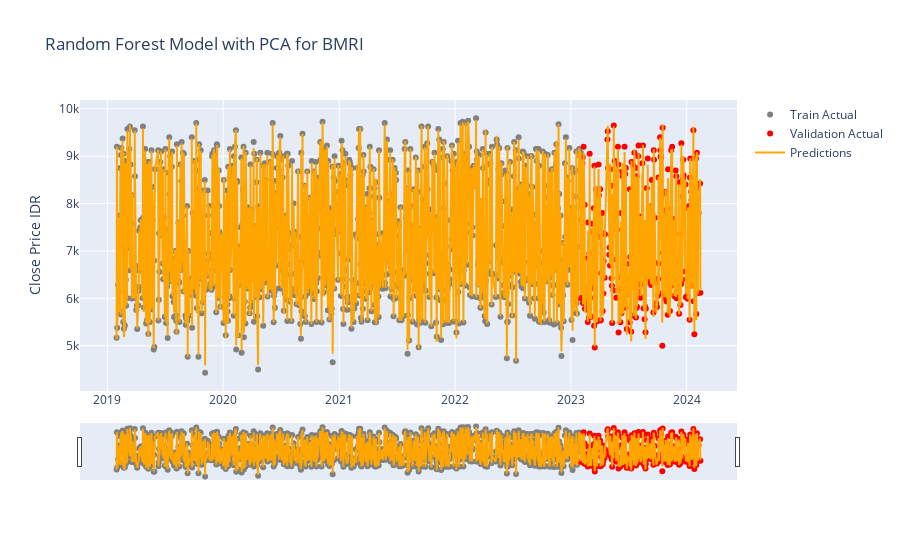
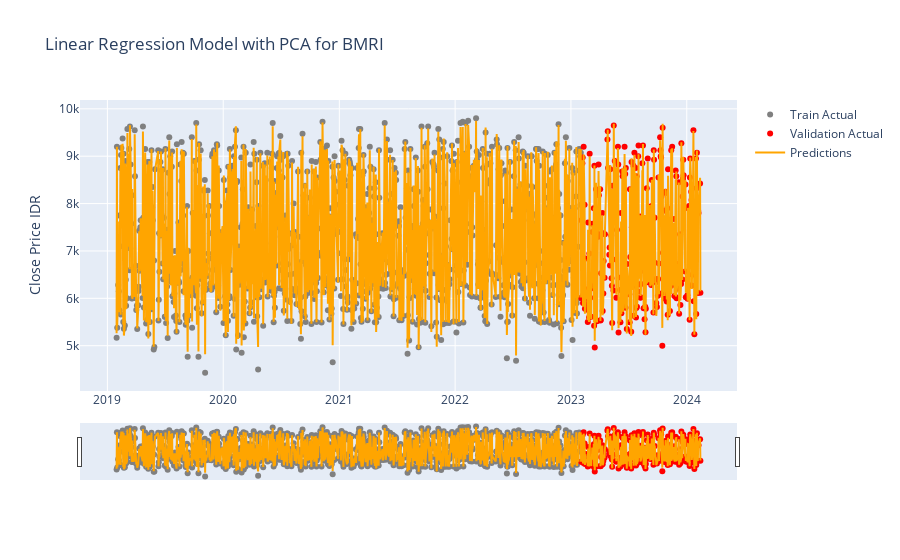

Write notebook code for charts like these, in order.
### Markdown cell above
BMRI

### Code cell
BMRIRES=process_dataset(bmri, 'BMRI')

### Figure 1 — Plotly figure (JSON) as saved in the notebook; plotly's stock layout.template omitted (floating-point values rounded to 4 significant figures; data arrays with more than 128 entries replaced by an {"elided": "..."} marker saying what was removed)
{"data": [{"marker": {"color": "gray"}, "mode": "markers", "name": "Train Actual", "type": "scatter", "x": {"elided": "980 str values"}, "y": {"elided": "980 int values"}}, {"marker": {"color": "red"}, "mode": "markers", "name": "Validation Actual", "type": "scatter", "x": {"elided": "246 str values"}, "y": {"elided": "246 int values"}}, {"line": {"color": "orange"}, "mode": "lines", "name": "Predictions", "type": "scatter", "x": {"elided": "1226 str values"}, "y": {"elided": "1226 float values"}}], "layout": {"title": {"text": "Random Forest Model with PCA for BMRI"}, "xaxis": {"rangeslider": {"visible": true}, "type": "date"}, "yaxis": {"title": {"text": "Close Price IDR"}}}}

### Figure 2 — Plotly figure (JSON) as saved in the notebook; plotly's stock layout.template omitted (floating-point values rounded to 4 significant figures; data arrays with more than 128 entries replaced by an {"elided": "..."} marker saying what was removed)
{"data": [{"marker": {"color": "gray"}, "mode": "markers", "name": "Train Actual", "type": "scatter", "x": {"elided": "980 str values"}, "y": {"elided": "980 int values"}}, {"marker": {"color": "red"}, "mode": "markers", "name": "Validation Actual", "type": "scatter", "x": {"elided": "246 str values"}, "y": {"elided": "246 int values"}}, {"line": {"color": "orange"}, "mode": "lines", "name": "Predictions", "type": "scatter", "x": {"elided": "1226 str values"}, "y": {"elided": "1226 float values"}}], "layout": {"title": {"text": "Linear Regression Model with PCA for BMRI"}, "xaxis": {"rangeslider": {"visible": true}, "type": "date"}, "yaxis": {"title": {"text": "Close Price IDR"}}}}
